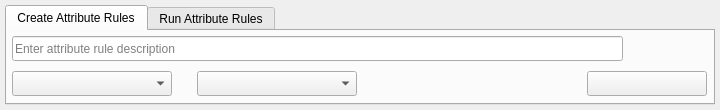
<?xml version="1.0" encoding="UTF-8"?>
<ui version="4.0">
 <class>Form</class>
 <widget class="QWidget" name="Form">
  <property name="geometry">
   <rect>
    <x>0</x>
    <y>0</y>
    <width>720</width>
    <height>110</height>
   </rect>
  </property>
  <property name="windowTitle">
   <string>Form</string>
  </property>
  <widget class="QTabWidget" name="tabWidget">
   <property name="geometry">
    <rect>
     <x>5</x>
     <y>5</y>
     <width>710</width>
     <height>100</height>
    </rect>
   </property>
   <property name="currentIndex">
    <number>0</number>
   </property>
   <widget class="QWidget" name="tab_2">
    <attribute name="title">
     <string>Create Attribute Rules</string>
    </attribute>
    <widget class="QLineEdit" name="lineEdit">
     <property name="geometry">
      <rect>
       <x>5</x>
       <y>5</y>
       <width>611</width>
       <height>25</height>
      </rect>
     </property>
     <property name="placeholderText">
      <string>Enter attribute rule description</string>
     </property>
    </widget>
    <widget class="QgsMapLayerComboBox" name="mMapLayerComboBox">
     <property name="geometry">
      <rect>
       <x>5</x>
       <y>40</y>
       <width>160</width>
       <height>25</height>
      </rect>
     </property>
    </widget>
    <widget class="QgsFieldComboBox" name="mFieldComboBox">
     <property name="geometry">
      <rect>
       <x>190</x>
       <y>40</y>
       <width>160</width>
       <height>25</height>
      </rect>
     </property>
    </widget>
    <widget class="QgsFieldExpressionWidget" name="mFieldExpressionWidget">
     <property name="geometry">
      <rect>
       <x>370</x>
       <y>40</y>
       <width>200</width>
       <height>25</height>
      </rect>
     </property>
    </widget>
    <widget class="QgsColorButton" name="mColorButton">
     <property name="geometry">
      <rect>
       <x>580</x>
       <y>40</y>
       <width>120</width>
       <height>25</height>
      </rect>
     </property>
    </widget>
   </widget>
   <widget class="QWidget" name="tab">
    <property name="enabled">
     <bool>true</bool>
    </property>
    <attribute name="title">
     <string>Run Attribute Rules</string>
    </attribute>
   </widget>
  </widget>
 </widget>
 <customwidgets>
  <customwidget>
   <class>QgsColorButton</class>
   <extends>QToolButton</extends>
   <header>qgscolorbutton.h</header>
  </customwidget>
  <customwidget>
   <class>QgsFieldComboBox</class>
   <extends>QComboBox</extends>
   <header>qgsfieldcombobox.h</header>
  </customwidget>
  <customwidget>
   <class>QgsFieldExpressionWidget</class>
   <extends>QWidget</extends>
   <header>qgsfieldexpressionwidget.h</header>
  </customwidget>
  <customwidget>
   <class>QgsMapLayerComboBox</class>
   <extends>QComboBox</extends>
   <header>qgsmaplayercombobox.h</header>
  </customwidget>
 </customwidgets>
 <resources/>
 <connections/>
</ui>
